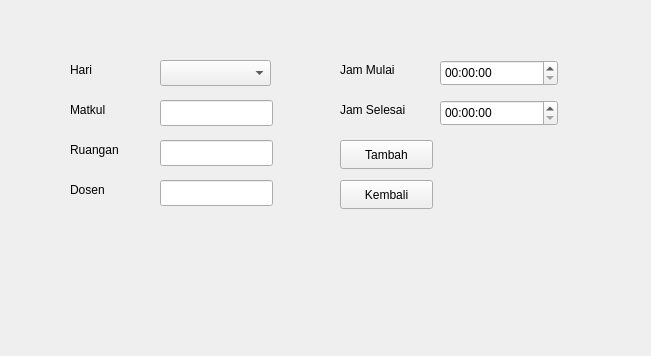
<?xml version="1.0" encoding="UTF-8"?>
<ui version="4.0">
 <class>FormTambahMatkul</class>
 <widget class="QWidget" name="FormTambahMatkul">
  <property name="geometry">
   <rect>
    <x>0</x>
    <y>0</y>
    <width>651</width>
    <height>356</height>
   </rect>
  </property>
  <property name="windowTitle">
   <string>Form</string>
  </property>
  <widget class="QLineEdit" name="leRuangan">
   <property name="geometry">
    <rect>
     <x>160</x>
     <y>140</y>
     <width>113</width>
     <height>26</height>
    </rect>
   </property>
  </widget>
  <widget class="QLineEdit" name="leMatkul">
   <property name="geometry">
    <rect>
     <x>160</x>
     <y>100</y>
     <width>113</width>
     <height>26</height>
    </rect>
   </property>
  </widget>
  <widget class="QLabel" name="label">
   <property name="geometry">
    <rect>
     <x>70</x>
     <y>60</y>
     <width>63</width>
     <height>20</height>
    </rect>
   </property>
   <property name="text">
    <string>Hari</string>
   </property>
  </widget>
  <widget class="QLabel" name="label_2">
   <property name="geometry">
    <rect>
     <x>70</x>
     <y>100</y>
     <width>63</width>
     <height>20</height>
    </rect>
   </property>
   <property name="text">
    <string>Matkul</string>
   </property>
  </widget>
  <widget class="QLabel" name="label_3">
   <property name="geometry">
    <rect>
     <x>70</x>
     <y>140</y>
     <width>63</width>
     <height>20</height>
    </rect>
   </property>
   <property name="text">
    <string>Ruangan</string>
   </property>
  </widget>
  <widget class="QLabel" name="label_4">
   <property name="geometry">
    <rect>
     <x>70</x>
     <y>180</y>
     <width>63</width>
     <height>20</height>
    </rect>
   </property>
   <property name="text">
    <string>Dosen</string>
   </property>
  </widget>
  <widget class="QComboBox" name="cbHari">
   <property name="geometry">
    <rect>
     <x>160</x>
     <y>60</y>
     <width>111</width>
     <height>26</height>
    </rect>
   </property>
  </widget>
  <widget class="QLineEdit" name="leDosen">
   <property name="geometry">
    <rect>
     <x>160</x>
     <y>180</y>
     <width>113</width>
     <height>26</height>
    </rect>
   </property>
  </widget>
  <widget class="QTimeEdit" name="teJamMulai">
   <property name="geometry">
    <rect>
     <x>440</x>
     <y>60</y>
     <width>118</width>
     <height>26</height>
    </rect>
   </property>
  </widget>
  <widget class="QLabel" name="label_5">
   <property name="geometry">
    <rect>
     <x>340</x>
     <y>60</y>
     <width>81</width>
     <height>20</height>
    </rect>
   </property>
   <property name="text">
    <string>Jam Mulai</string>
   </property>
  </widget>
  <widget class="QLabel" name="label_6">
   <property name="geometry">
    <rect>
     <x>340</x>
     <y>100</y>
     <width>81</width>
     <height>20</height>
    </rect>
   </property>
   <property name="text">
    <string>Jam Selesai</string>
   </property>
  </widget>
  <widget class="QTimeEdit" name="teJamSelesai">
   <property name="geometry">
    <rect>
     <x>440</x>
     <y>100</y>
     <width>118</width>
     <height>26</height>
    </rect>
   </property>
  </widget>
  <widget class="QPushButton" name="pbTambah">
   <property name="geometry">
    <rect>
     <x>340</x>
     <y>140</y>
     <width>93</width>
     <height>29</height>
    </rect>
   </property>
   <property name="text">
    <string>Tambah</string>
   </property>
  </widget>
  <widget class="QPushButton" name="pbKembali">
   <property name="geometry">
    <rect>
     <x>340</x>
     <y>180</y>
     <width>93</width>
     <height>29</height>
    </rect>
   </property>
   <property name="text">
    <string>Kembali</string>
   </property>
  </widget>
 </widget>
 <resources/>
 <connections/>
</ui>
